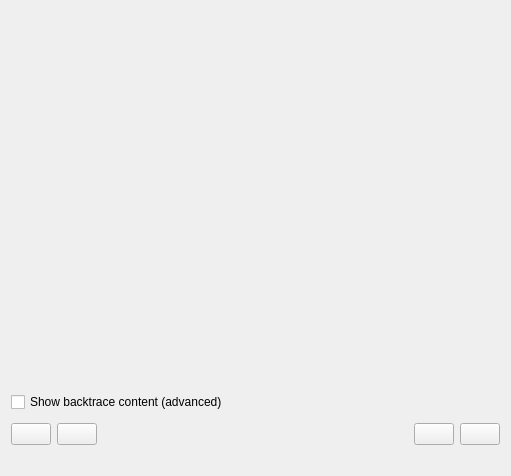
<?xml version="1.0" encoding="UTF-8"?>
<ui version="4.0">
 <class>Form</class>
 <widget class="QWidget" name="Form">
  <property name="geometry">
   <rect>
    <x>0</x>
    <y>0</y>
    <width>511</width>
    <height>476</height>
   </rect>
  </property>
  <property name="windowTitle">
   <string notr="true" extracomment="This is an internal name that is never shown...">GetBacktraceWidget</string>
  </property>
  <layout class="QVBoxLayout" name="verticalLayout_4">
   <item>
    <layout class="QVBoxLayout" name="verticalLayout">
     <item>
      <widget class="StatusWidget" name="m_statusWidget" native="true">
       <zorder></zorder>
      </widget>
     </item>
     <item>
      <layout class="QVBoxLayout" name="mainLayout">
       <item>
        <widget class="QStackedWidget" name="m_backtraceStack">
         <property name="currentIndex">
          <number>1</number>
         </property>
         <widget class="QWidget" name="backtracePage">
          <layout class="QHBoxLayout" name="horizontalLayout">
           <property name="spacing">
            <number>2</number>
           </property>
           <property name="margin">
            <number>2</number>
           </property>
           <item>
            <widget class="KTextBrowser" name="m_backtraceEdit"/>
           </item>
          </layout>
         </widget>
         <widget class="QWidget" name="backtraceHelpPage">
          <layout class="QVBoxLayout" name="verticalLayout_3">
           <item>
            <layout class="QHBoxLayout" name="horizontalLayout_3">
             <property name="spacing">
              <number>10</number>
             </property>
             <item>
              <widget class="QLabel" name="m_backtraceHelpIcon">
               <property name="sizePolicy">
                <sizepolicy hsizetype="Fixed" vsizetype="Fixed">
                 <horstretch>0</horstretch>
                 <verstretch>0</verstretch>
                </sizepolicy>
               </property>
               <property name="maximumSize">
                <size>
                 <width>48</width>
                 <height>48</height>
                </size>
               </property>
               <property name="scaledContents">
                <bool>true</bool>
               </property>
              </widget>
             </item>
             <item>
              <widget class="QLabel" name="m_backtraceHelpLabel">
               <property name="wordWrap">
                <bool>true</bool>
               </property>
              </widget>
             </item>
            </layout>
           </item>
           <item>
            <spacer name="verticalSpacer">
             <property name="orientation">
              <enum>Qt::Vertical</enum>
             </property>
             <property name="sizeHint" stdset="0">
              <size>
               <width>20</width>
               <height>40</height>
              </size>
             </property>
            </spacer>
           </item>
          </layout>
         </widget>
        </widget>
       </item>
       <item>
        <widget class="QCheckBox" name="m_toggleBacktraceCheckBox">
         <property name="text">
          <string>Show backtrace content (advanced)</string>
         </property>
        </widget>
       </item>
       <item>
        <spacer name="verticalSpacer_2">
         <property name="orientation">
          <enum>Qt::Vertical</enum>
         </property>
         <property name="sizeType">
          <enum>QSizePolicy::Fixed</enum>
         </property>
         <property name="sizeHint" stdset="0">
          <size>
           <width>20</width>
           <height>5</height>
          </size>
         </property>
        </spacer>
       </item>
      </layout>
     </item>
     <item>
      <layout class="QHBoxLayout" name="horizontalLayout_2">
       <item>
        <widget class="KPushButton" name="m_reloadBacktraceButton">
         <property name="isDragEnabled" stdset="0">
          <bool>false</bool>
         </property>
        </widget>
       </item>
       <item>
        <widget class="KPushButton" name="m_installDebugButton"/>
       </item>
       <item>
        <spacer name="horizontalSpacer_2">
         <property name="orientation">
          <enum>Qt::Horizontal</enum>
         </property>
         <property name="sizeHint" stdset="0">
          <size>
           <width>40</width>
           <height>20</height>
          </size>
         </property>
        </spacer>
       </item>
       <item>
        <widget class="KPushButton" name="m_copyButton"/>
       </item>
       <item>
        <widget class="KPushButton" name="m_saveButton"/>
       </item>
      </layout>
     </item>
     <item>
      <layout class="QVBoxLayout" name="verticalLayout_2">
       <item>
        <widget class="QLabel" name="m_extraDetailsLabel">
         <property name="textFormat">
          <enum>Qt::RichText</enum>
         </property>
         <property name="wordWrap">
          <bool>true</bool>
         </property>
         <property name="openExternalLinks">
          <bool>false</bool>
         </property>
        </widget>
       </item>
      </layout>
     </item>
    </layout>
   </item>
  </layout>
 </widget>
 <customwidgets>
  <customwidget>
   <class>KPushButton</class>
   <extends>QPushButton</extends>
   <header>kpushbutton.h</header>
  </customwidget>
  <customwidget>
   <class>KTextBrowser</class>
   <extends>QTextBrowser</extends>
   <header>ktextbrowser.h</header>
  </customwidget>
  <customwidget>
   <class>StatusWidget</class>
   <extends>QWidget</extends>
   <header>statuswidget.h</header>
   <container>1</container>
  </customwidget>
 </customwidgets>
 <resources/>
 <connections/>
</ui>
